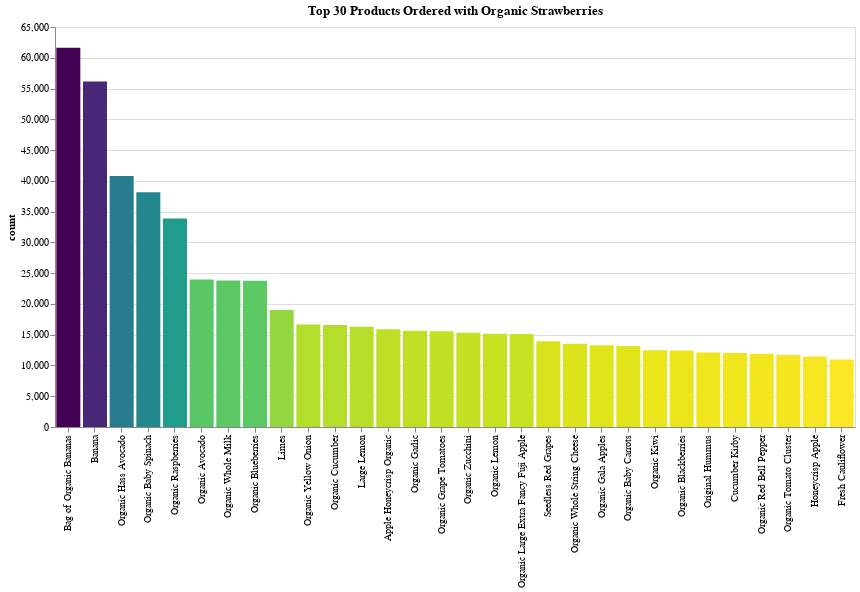

Notebook code cell kept with this figure:
### Code cell
chart_title = "Top 30 Products Ordered with Organic Strawberries"
x_label = "index:O"
y_label = 'count:Q'
pct_of_orders = 'pct_orders:Q'
product_num = 'product_num:O'

strawberry_chart = alt.Chart(top_items_org_strawb_df).mark_bar().encode(
    alt.X(x_label, bin=False, sort=org_straw_order_list, title=""),
    alt.Y(y_label),
#     alt.ColorValue('darkorange'),
#     color = alt.Color('order_hour_of_day', alt.ColorValue("blue")),
#     color='orange',
    color = alt.Color(y_label, legend=None, sort="descending", scale=alt.Scale(scheme='viridis')),
    tooltip=[alt.Tooltip(x_label, title="Item"), alt.Tooltip(y_label), alt.Tooltip(pct_of_orders), alt.Tooltip(product_num)]
    ).properties(title=chart_title, width=800, height=400)

strawberry_chart

### Figure 1 — Vega-Lite specification as saved in the notebook (floating-point values rounded to 4 significant figures)
{"$schema": "https://vega.github.io/schema/vega-lite/v2.6.0.json", "config": {"background": "white", "view": {"height": 300, "width": 400}}, "data": {"name": "data-591a8602ad6fe89a7c7cbaa89b19a016"}, "datasets": {"data-591a8602ad6fe89a7c7cbaa89b19a016": [{"count": 61628, "index": "Bag of Organic Bananas", "pct_orders": 23.28, "product_num": 13176}, {"count": 56156, "index": "Banana", "pct_orders": 21.22, "product_num": 24852}, {"count": 40794, "index": "Organic Hass Avocado", "pct_orders": 15.41, "product_num": 47209}, {"count": 38134, "index": "Organic Baby Spinach", "pct_orders": 14.41, "product_num": 21903}, {"count": 33863, "index": "Organic Raspberries", "pct_orders": 12.79, "product_num": 27966}, {"count": 23984, "index": "Organic Avocado", "pct_orders": 9.06, "product_num": 47766}, {"count": 23813, "index": "Organic Whole Milk", "pct_orders": 9, "product_num": 27845}, {"count": 23756, "index": "Organic Blueberries", "pct_orders": 8.98, "product_num": 39275}, {"count": 18999, "index": "Limes", "pct_orders": 7.18, "product_num": 26209}, {"count": 16651, "index": "Organic Yellow Onion", "pct_orders": 6.29, "product_num": 22935}, {"count": 16555, "index": "Organic Cucumber", "pct_orders": 6.25, "product_num": 30391}, {"count": 16305, "index": "Large Lemon", "pct_orders": 6.16, "product_num": 47626}, {"count": 15870, "index": "Apple Honeycrisp Organic", "pct_orders": 6, "product_num": 8277}, {"count": 15627, "index": "Organic Garlic", "pct_orders": 5.9, "product_num": 24964}, {"count": 15573, "index": "Organic Grape Tomatoes", "pct_orders": 5.88, "product_num": 40706}, {"count": 15320, "index": "Organic Zucchini", "pct_orders": 5.79, "product_num": 45007}, {"count": 15152, "index": "Organic Lemon", "pct_orders": 5.72, "product_num": 5876}, {"count": 15113, "index": "Organic Large Extra Fancy Fuji Apple", "pct_orders": 5.71, "product_num": 19057}, {"count": 13935, "index": "Seedless Red Grapes", "pct_orders": 5.26, "product_num": 4920}, {"count": 13513, "index": "Organic Whole String Cheese", "pct_orders": 5.11, "product_num": 22035}, {"count": 13298, "index": "Organic Gala Apples", "pct_orders": 5.02, "product_num": 37646}, {"count": 13156, "index": "Organic Baby Carrots", "pct_orders": 4.97, "product_num": 42265}, {"count": 12486, "index": "Organic Kiwi", "pct_orders": 4.72, "product_num": 39928}, {"count": 12444, "index": "Organic Blackberries", "pct_orders": 4.7, "product_num": 26604}, {"count": 12124, "index": "Original Hummus", "pct_orders": 4.58, "product_num": 30489}, {"count": 12045, "index": "Cucumber Kirby", "pct_orders": 4.55, "product_num": 49683}, {"count": 11913, "index": "Organic Red Bell Pepper", "pct_orders": 4.5, "product_num": 10749}, {"count": 11680, "index": "Organic Tomato Cluster", "pct_orders": 4.41, "product_num": 41950}, {"count": 11465, "index": "Honeycrisp Apple", "pct_orders": 4.33, "product_num": 45066}, {"count": 10976, "index": "Fresh Cauliflower", "pct_orders": 4.15, "product_num": 27104}]}, "encoding": {"color": {"field": "count", "legend": null, "scale": {"scheme": "viridis"}, "sort": "descending", "type": "quantitative"}, "tooltip": [{"field": "index", "title": "Item", "type": "ordinal"}, {"field": "count", "type": "quantitative"}, {"field": "pct_orders", "type": "quantitative"}, {"field": "product_num", "type": "ordinal"}], "x": {"bin": false, "field": "index", "sort": ["Bag of Organic Bananas", "Banana", "Organic Hass Avocado", "Organic Baby Spinach", "Organic Raspberries", "Organic Avocado", "Organic Whole Milk", "Organic Blueberries", "Limes", "Organic Yellow Onion", "Organic Cucumber", "Large Lemon", "Apple Honeycrisp Organic", "Organic Garlic", "Organic Grape Tomatoes", "Organic Zucchini", "Organic Lemon", "Organic Large Extra Fancy Fuji Apple", "Seedless Red Grapes", "Organic Whole String Cheese", "Organic Gala Apples", "Organic Baby Carrots", "Organic Kiwi", "Organic Blackberries", "Original Hummus", "Cucumber Kirby", "Organic Red Bell Pepper", "Organic Tomato Cluster", "Honeycrisp Apple", "Fresh Cauliflower"], "title": "", "type": "ordinal"}, "y": {"field": "count", "type": "quantitative"}}, "height": 400, "mark": "bar", "title": "Top 30 Products Ordered with Organic Strawberries", "width": 800}
